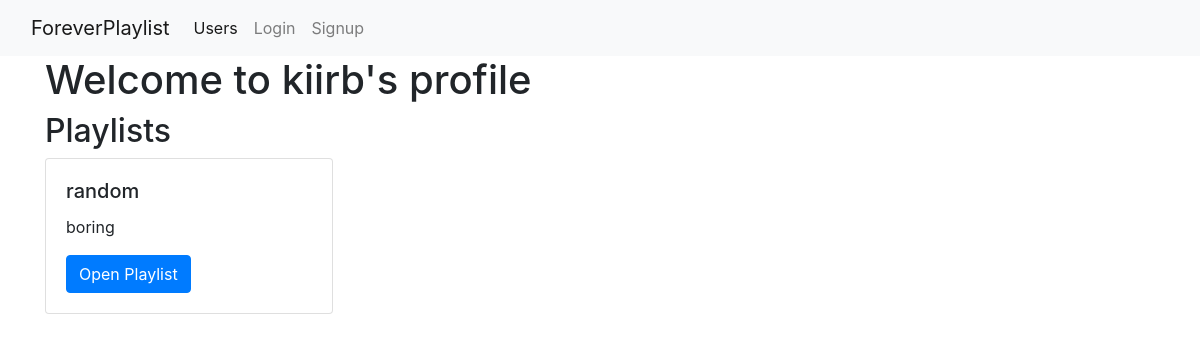
The page /profile/kiirb on the database as committed earlier.
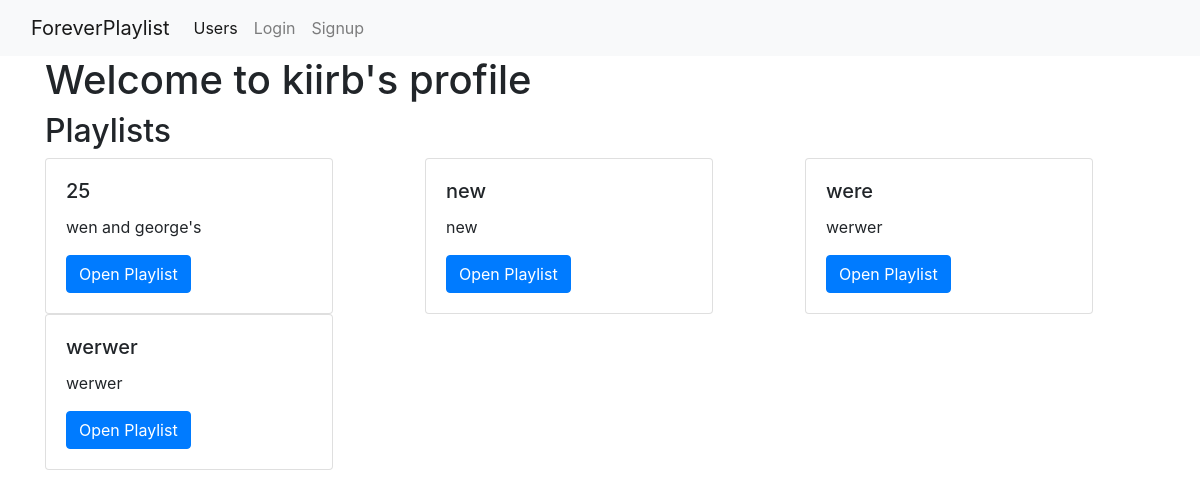
The same page on the database as committed later.
### music_app/models.py (models this page shows, shortened)
class Playlist(db.Model):
    id = db.Column(db.Integer, primary_key=True)
    title = db.Column(db.String(80), nullable=False)
    description = db.Column(db.String(200), nullable=False)
    user_id = db.Column(db.Integer, db.ForeignKey('user.id'), nullable=False)
    user = db.relationship('User', back_populates='playlists')
    songs = db.relationship('SongEntry', back_populates='playlist')

### music_app/main/routes.py (the view)
@main.route('/profile/<username>')
def profile(username):
    user = User.query.filter_by(username=username).first()
    return render_template('profile.html', user=user)

### music_app/templates/profile.html (shortened to what this page needs)
{% extends 'base.html' %}
{% block body %}
  <div class="container">
    <h1>
      Welcome to {{ user.username }}'s profile
    </h1>
    <h2>Playlists</h2>
    {% for playlist_row in user.playlists | batch(3) -%}
      <div class="row">
        {% for playlist in playlist_row %}
          {% if playlist %}
            <div class="col">
              {% include 'partials/single_playlist.html' %}
            </div>
          {% endif %}
        {% endfor %}
      </div>
    {% endfor %}
  </div>
{% endblock %}

### music_app/templates/partials/single_playlist.html
<div class="card" style="width: 18rem;">
  <div class="card-body">
    <h5 class="card-title">
      {{ playlist.title }}
    </h5>
    <p class="card-text">
      {{ playlist.description }}
    </p>
    <a href="/playlists/{{ playlist.id }}" class="btn btn-primary">
      Open Playlist
    </a>
  </div>
</div>

Rows that differ between the two databases and show on the page:
changed Playlist: title "random" → "25"; description "boring" → "wen and george's"
added Playlist: title "new", description "new"
added Playlist: title "were", description "werwer"
added Playlist: title "werwer", description "werwer"
